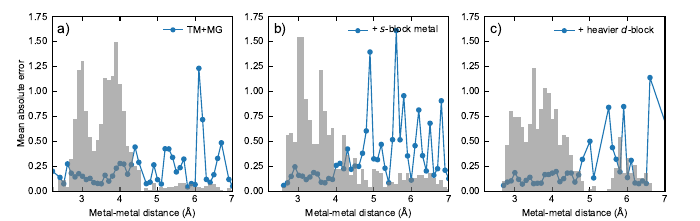

Python code for this plot:
import matplotlib.pyplot as plt
import numpy as np
from acs_sty import get_parameter, set1_cycler, tableau_cycler

def plot_distance_subset_supplementary(filename = "figureS2.pdf"):
    subset = ["TM + Main Group", "TM + Main Group + Simple Metal", "All"]
    label = {"TM + Main Group": "TM+MG", "TM + Main Group + Simple Metal": "+ $s$-block metal", "All": "+ heavier $d$-block"}

    from mldos.statistic import training_statistics, info_filepath

    with plt.rc_context(get_parameter(width = "double", n = 1, color_cycler = tableau_cycler)):
        fig = plt.figure()
        axes = fig.subplots(1,3)
        fig.subplots_adjust(left = 0.075, right = 0.95)
        axes[0].text(0.03,0.96, "a)", size = 10, ha = "left", va = "top", transform = axes[0].transAxes)
        axes[1].text(0.03,0.96, "b)", size = 10, ha = "left", va = "top", transform = axes[1].transAxes)
        axes[2].text(0.03,0.96, "c)", size = 10, ha = "left", va = "top", transform = axes[2].transAxes)

        axes[0].set_ylabel("Mean absolute error")
        for i, s in enumerate(subset):
            error_dist = training_statistics.estmiate_error_by_distance(info_filepath, given_element_set= s)
            
            key = list(error_dist.keys())
            key.sort(key = float)
            axes[i].set_xlim(2.2, 7.0)
            axes[i].set_ylim(0, 1.75)
            axes[i].set_xlabel("Metal-metal distance ($\mathrm{\AA}$)")
            
            index = [ float(k) for k in key ]
            bar_x = index
            bar_y = np.array([ error_dist[tm]["freq"] for tm in key ], dtype= float)
            err_y = np.array([ error_dist[tm]["error"]["mae"] for tm in key ], dtype= float)
            bar_y /= np.sum(bar_y)
            
            axes[i].plot(bar_x, err_y, "o-", label = label[s])
            axs2_2 = axes[i].twinx()
            axs2_2.set_ylim(0, 0.12)
            axs2_2.yaxis.set_major_locator(plt.NullLocator())
            axs2_2.yaxis.set_major_formatter(plt.NullFormatter())
            axs2_2.bar(bar_x, bar_y, alpha = 0.6, width = 0.1, color = "gray")
            axs2_2.set_ylim(0, 0.11)
            axes[i].legend(loc = "upper right")
        
        fig.savefig(filename)

if __name__ == "__main__":
    plot_distance_subset_supplementary()